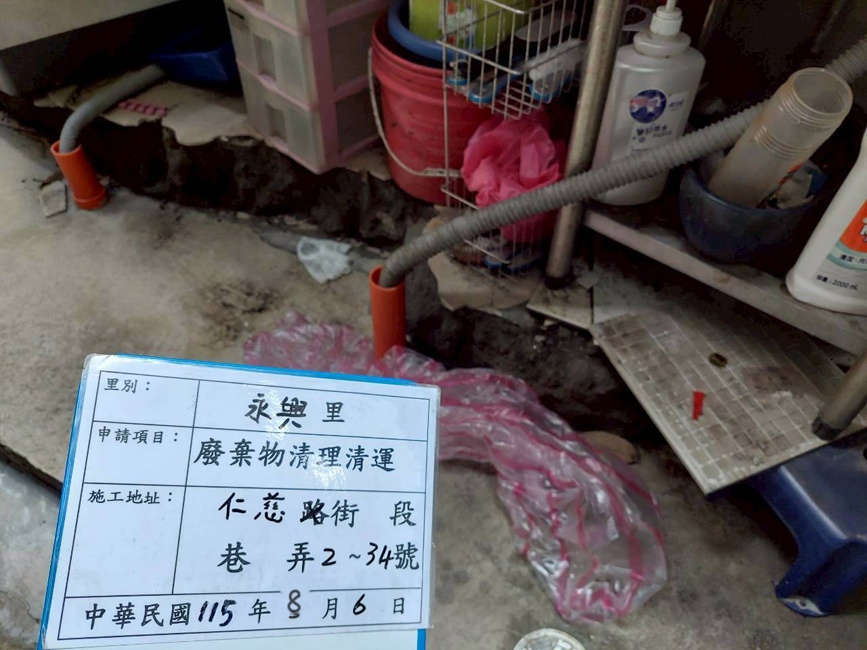
#> input picture 01_測試與範例照片庫/測試SKILLS_043-永興里-廢棄物清除呈報-115.05.06/OKK/LINE_ALBUM_永興里廢棄物呈報_260311_2_ok.jpg, 867 x 650 px
$ python debug_inspect_blended_043.py
#> lines starting #> are read from the running program, lines starting #| are printed output that depends on the picture
import cv2
import numpy as np
import os

def read_image_utf8(path):
    return cv2.imdecode(np.fromfile(path, dtype=np.uint8), cv2.IMREAD_COLOR)
#> returned value is the input picture: shape (650, 867, 3); mean B, G, R 95.1, 92, 96.5

test_dir = r"測試SKILLS_043-永興里-廢棄物清除呈報-115.05.06"
img_path = os.path.join(test_dir, "LINE_ALBUM_永興里廢棄物呈報_260311_2_ok.jpg")
img = read_image_utf8(img_path)

if img is not None:
    # Save a crop around the month digit to verify blending
    # Year: 590:623, 190:240
    crop = img[580:640, 180:380]
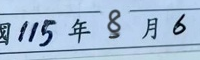
#> crop: shape (60, 200, 3); mean B, G, R 213.9, 188.6, 165
    cv2.imwrite("debug_blended_043_img2.png", crop)
    print("Saved debug_blended_043_img2.png")
else:
    print("Could not load output image")

$ run again, with 01_測試與範例照片庫/測試SKILLS_043-永興里-廢棄物清除呈報-115.05.06/OKK/LINE_ALBUM_永興里廢棄物呈報_260311_11_ok.jpg copied over 01_測試與範例照片庫/測試SKILLS_043-永興里-廢棄物清除呈報-115.05.06/OKK/LINE_ALBUM_永興里廢棄物呈報_260311_2_ok.jpg
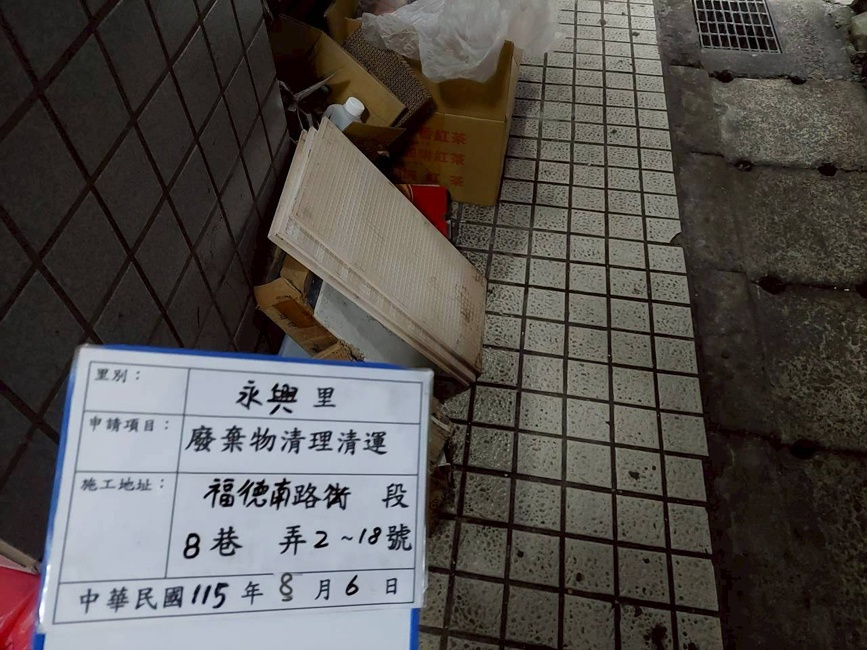
#> input picture 01_測試與範例照片庫/測試SKILLS_043-永興里-廢棄物清除呈報-115.05.06/OKK/LINE_ALBUM_永興里廢棄物呈報_260311_11_ok.jpg, 867 x 650 px
#> in read_image_utf8, returned value is the input picture: shape (650, 867, 3); mean B, G, R 77.3, 80.5, 84.2
#> `crop = img[580:640, 180:380]`:
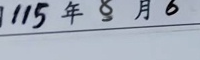
#> crop: shape (60, 200, 3); mean B, G, R 187.1, 174, 165.8

$ run again, with 01_測試與範例照片庫/測試SKILLS_043-永興里-廢棄物清除呈報-115.05.06/OKK/LINE_ALBUM_永興里廢棄物呈報_260311_12_ok.jpg copied over 01_測試與範例照片庫/測試SKILLS_043-永興里-廢棄物清除呈報-115.05.06/OKK/LINE_ALBUM_永興里廢棄物呈報_260311_2_ok.jpg
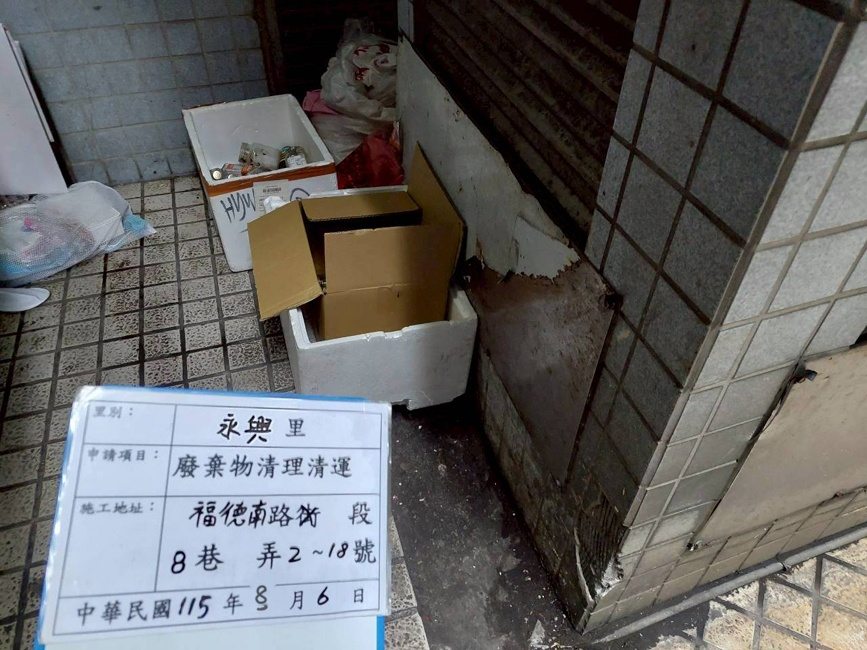
#> input picture 01_測試與範例照片庫/測試SKILLS_043-永興里-廢棄物清除呈報-115.05.06/OKK/LINE_ALBUM_永興里廢棄物呈報_260311_12_ok.jpg, 867 x 650 px
#> in read_image_utf8, returned value is the input picture: shape (650, 867, 3); mean B, G, R 98.2, 98.7, 99.3
#> `crop = img[580:640, 180:380]`:
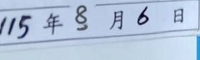
#> crop: shape (60, 200, 3); mean B, G, R 218.7, 195.9, 179.2

$ run again, with 01_測試與範例照片庫/測試SKILLS_043-永興里-廢棄物清除呈報-115.05.06/OKK/LINE_ALBUM_永興里廢棄物呈報_260311_13_ok.jpg copied over 01_測試與範例照片庫/測試SKILLS_043-永興里-廢棄物清除呈報-115.05.06/OKK/LINE_ALBUM_永興里廢棄物呈報_260311_2_ok.jpg
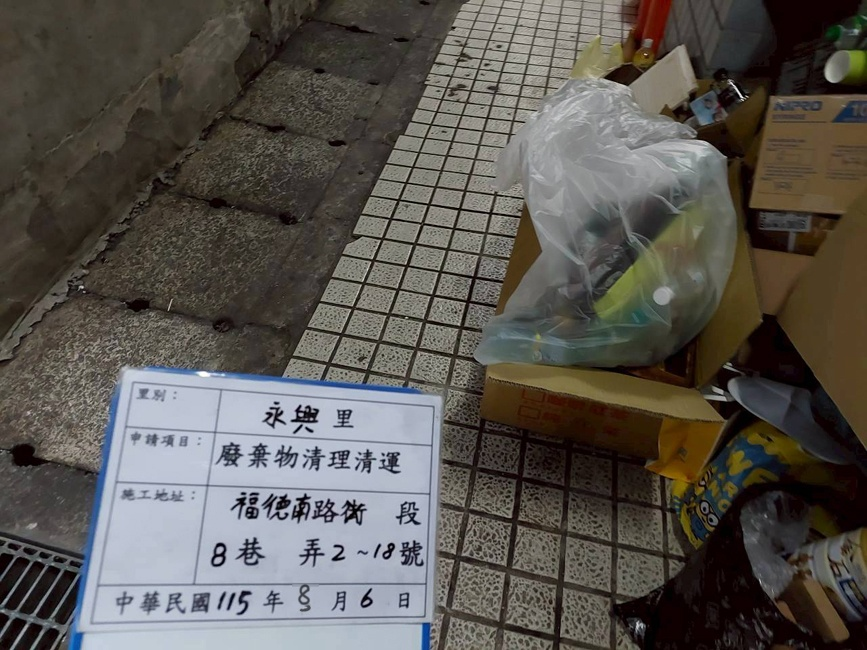
#> input picture 01_測試與範例照片庫/測試SKILLS_043-永興里-廢棄物清除呈報-115.05.06/OKK/LINE_ALBUM_永興里廢棄物呈報_260311_13_ok.jpg, 867 x 650 px
#> in read_image_utf8, returned value is the input picture: shape (650, 867, 3); mean B, G, R 80.9, 86.3, 90.1
#> `crop = img[580:640, 180:380]`:
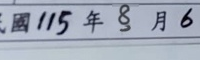
#> crop: shape (60, 200, 3); mean B, G, R 183.4, 169, 161.4
